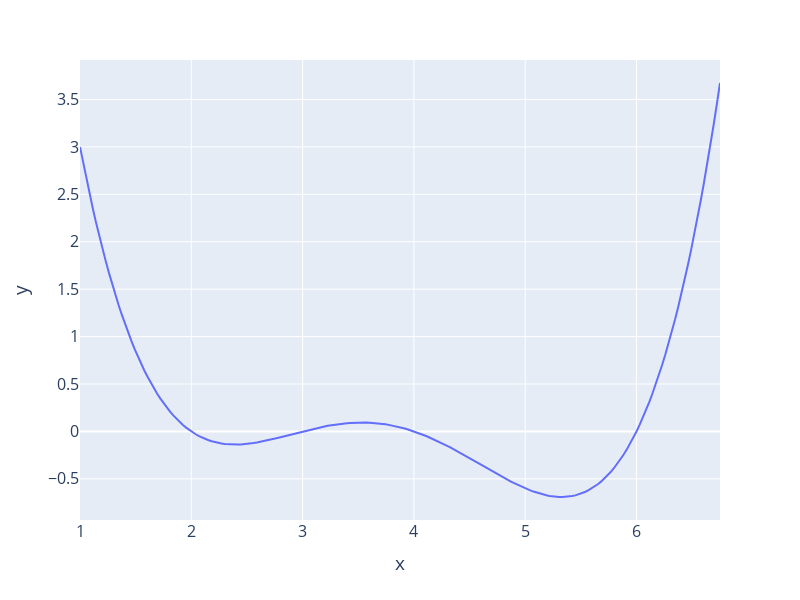

Notebook code for this chart:
### Markdown cell above
Suppose we want to find the value of $x$ that minimizes the arbitrary function given below:

### Code cell
def arbitrary(x):
    return (x**4 - 15*x**3 + 80*x**2 - 180*x + 144)/10

x = np.linspace(1, 6.75, 200)
fig = px.line(y = arbitrary(x), x = x)


fig.update_layout(font_size = 16)
fig.update_layout(autosize=False, width=800, height=600)

### Figure 1 — Plotly figure (JSON) as saved in the notebook; plotly's stock layout.template omitted (floating-point values rounded to 4 significant figures; data arrays with more than 128 entries replaced by an {"elided": "..."} marker saying what was removed)
{"data": [{"hovertemplate": "x=%{x}<br>y=%{y}<extra></extra>", "legendgroup": "", "line": {"color": "#636efa", "dash": "solid"}, "marker": {"symbol": "circle"}, "mode": "lines", "name": "", "orientation": "v", "showlegend": false, "type": "scatter", "x": {"elided": "200 float values"}, "xaxis": "x", "y": {"elided": "200 float values"}, "yaxis": "y"}], "layout": {"autosize": false, "font": {"size": 16}, "height": 600, "legend": {"tracegroupgap": 0}, "margin": {"t": 60}, "width": 800, "xaxis": {"anchor": "y", "autorange": true, "domain": [0, 1], "range": [1, 6.75], "title": {"text": "x"}, "type": "linear"}, "yaxis": {"anchor": "x", "autorange": true, "domain": [0, 1], "range": [-0.9339, 3.916], "title": {"text": "y"}, "type": "linear"}}}
